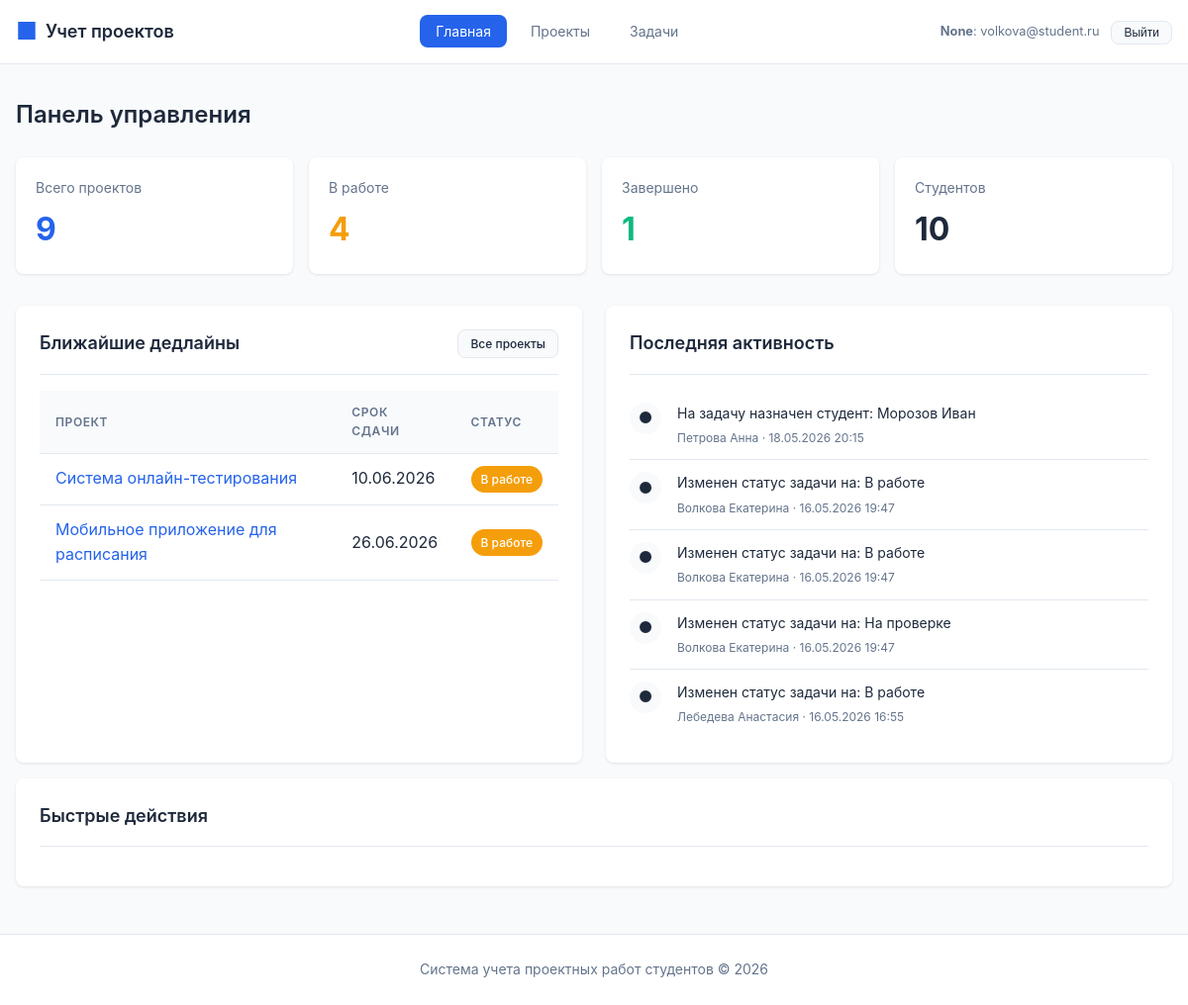
The app's page / (signed in), older data.
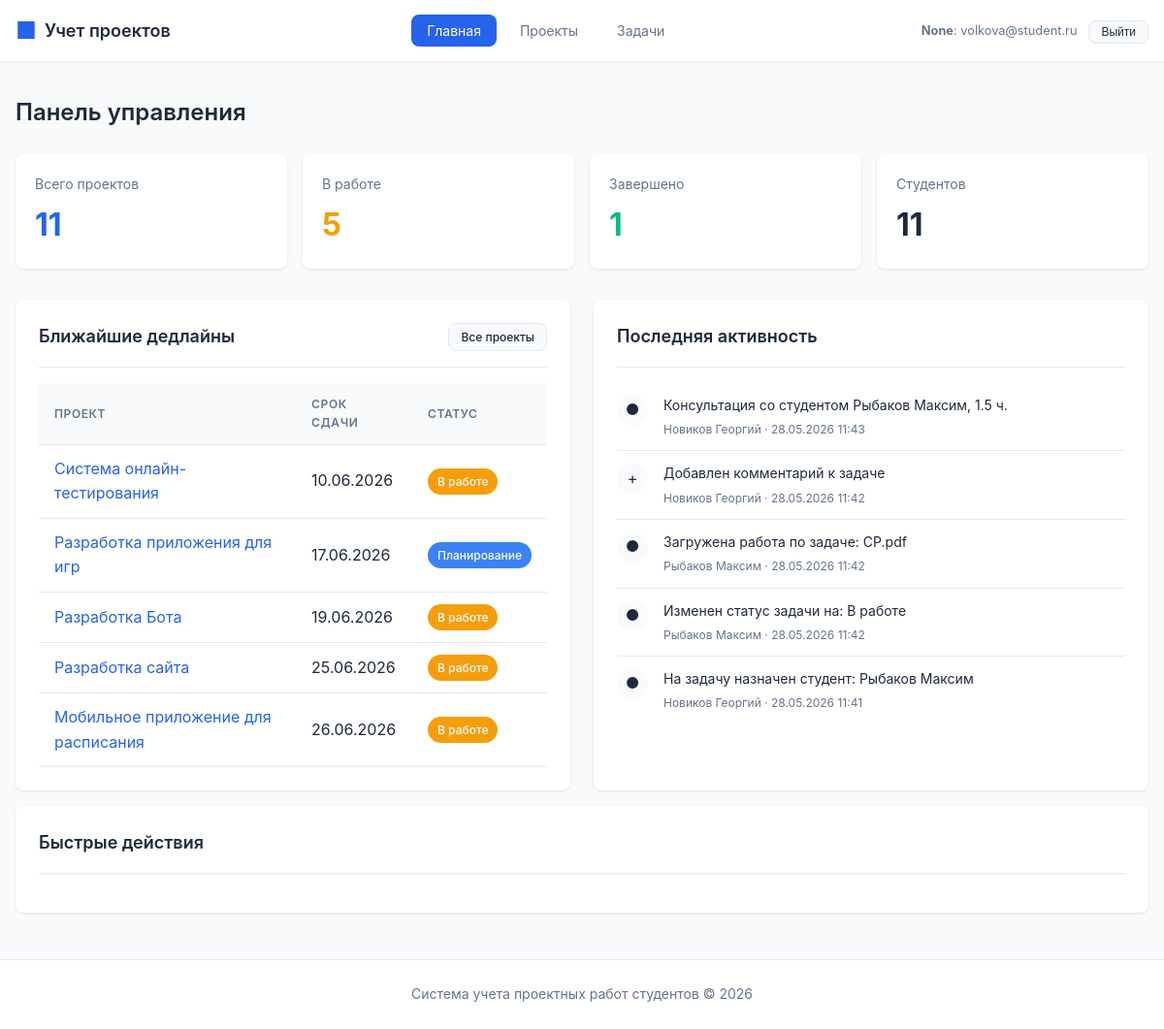
The same page, newer data.
### tables this page shows
CREATE TABLE project (
    id INTEGER PRIMARY KEY AUTOINCREMENT,
    title TEXT NOT NULL,
    description TEXT,
    start_date TEXT NOT NULL,
    end_date TEXT NOT NULL,
    status_id INTEGER REFERENCES project_status(id) ON DELETE SET NULL,
    supervisor_id INTEGER REFERENCES teacher(id) ON DELETE SET NULL,
    created_at TEXT DEFAULT CURRENT_TIMESTAMP,
    updated_at TEXT DEFAULT CURRENT_TIMESTAMP,
    CONSTRAINT valid_dates CHECK (end_date >= start_date)
);

CREATE TABLE project_status (
    id INTEGER PRIMARY KEY AUTOINCREMENT,
    name TEXT NOT NULL UNIQUE,
    description TEXT,
    color TEXT DEFAULT '#6B7280'
);

CREATE TABLE activity_feed (
    id INTEGER PRIMARY KEY AUTOINCREMENT,
    action_type TEXT NOT NULL,
    description TEXT NOT NULL,
    project_id INTEGER REFERENCES project(id) ON DELETE CASCADE,
    task_id INTEGER REFERENCES task(id) ON DELETE SET NULL,
    actor_student_id INTEGER REFERENCES student(id) ON DELETE SET NULL,
    actor_teacher_id INTEGER REFERENCES teacher(id) ON DELETE SET NULL,
    created_at TEXT DEFAULT CURRENT_TIMESTAMP
);

### routes/main.py (the view, shortened to what this page needs)
@main_bp.route('/')
def index():
    current_user = g.current_user
    user_role = current_user.get("role") if current_user else None
    is_teacher = user_role == ROLE_TEACHER
    is_student = user_role == ROLE_STUDENT
    teacher_id = current_user.get("id") if is_teacher else None
    student_id = current_user.get("id") if is_student else None
    if is_teacher:
        projects_stats = execute_query(
            """
            SELECT
                COUNT(*) as total,
                SUM(CASE WHEN ps.name = 'В работе' THEN 1 ELSE 0 END) as in_progress,
                SUM(CASE WHEN ps.name = 'Завершен' THEN 1 ELSE 0 END) as completed,
                SUM(CASE WHEN ps.name = 'Планирование' THEN 1 ELSE 0 END) as planning
            FROM project p
            LEFT JOIN project_status ps ON p.status_id = ps.id
            WHERE p.supervisor_id = %s
            """,
            (teacher_id,),
            fetch_one=True,
        )
        tasks_stats = execute_query(
            """
            SELECT
                COUNT(*) as total,
                SUM(CASE WHEN ts.name = 'В работе' THEN 1 ELSE 0 END) as in_progress,
                SUM(CASE WHEN ts.name = 'Выполнена' THEN 1 ELSE 0 END) as completed
            FROM task t
            LEFT JOIN task_status ts ON t.status_id = ts.id
            JOIN project p ON t.project_id = p.id
            WHERE p.supervisor_id = %s
            """,
            (teacher_id,),
            fetch_one=True,
        )
        people_stats = execute_query(
            """
            SELECT
                COUNT(DISTINCT pt.student_id) as students,
                1 as teachers
            FROM project p
            LEFT JOIN project_team pt ON pt.project_id = p.id
            WHERE p.supervisor_id = %s
            """,
            (teacher_id,),
            fetch_one=True,
        )
        activities = execute_query(
            """
            SELECT
                af.action_type,
                af.description,
                af.created_at,
                p.title as project_title,
                COALESCE(
                    s.last_name || ' ' || s.first_name,
                    t.last_name || ' ' || t.first_name
                ) as actor_name
            FROM activity_feed af
            JOIN project p ON af.project_id = p.id
            LEFT JOIN student s ON af.actor_student_id = s.id
            LEFT JOIN teacher t ON af.actor_teacher_id = t.id
            WHERE p.supervisor_id = %s
            ORDER BY af.created_at DESC
            LIMIT 5
            """,
            (teacher_id,),
            fetch_all=True,
        )
        upcoming_deadlines = execute_query(
            """
            SELECT
                p.id,
                p.title,
                p.end_date,
                ps.name as status,
                ps.color as status_color,
                t.last_name || ' ' || t.first_name as supervisor_name
            FROM project p
            LEFT JOIN project_status ps ON p.status_id = ps.id
            LEFT JOIN teacher t ON p.supervisor_id = t.id
            WHERE p.end_date >= CURRENT_DATE AND p.supervisor_id = %s
            ORDER BY p.end_date ASC
            LIMIT 5
            """,
            (teacher_id,),
            fetch_all=True,
        )
    else:
        projects_stats = execute_query("""
            SELECT
                COUNT(*) as total,
                SUM(CASE WHEN ps.name = 'В работе' THEN 1 ELSE 0 END) as in_progress,
                SUM(CASE WHEN ps.name = 'Завершен' THEN 1 ELSE 0 END) as completed,
                SUM(CASE WHEN ps.name = 'Планирование' THEN 1 ELSE 0 END) as planning
            FROM project p
            LEFT JOIN project_status ps ON p.status_id = ps.id
        """, fetch_one=True)
        tasks_stats = execute_query("""
            SELECT
                COUNT(*) as total,
                SUM(CASE WHEN ts.name = 'В работе' THEN 1 ELSE 0 END) as in_progress,
                SUM(CASE WHEN ts.name = 'Выполнена' THEN 1 ELSE 0 END) as completed
            FROM task t
            LEFT JOIN task_status ts ON t.status_id = ts.id
        """, fetch_one=True)
        people_stats = execute_query("""
            SELECT
                (SELECT COUNT(*) FROM student) as students,
                (SELECT COUNT(*) FROM teacher) as teachers
        """, fetch_one=True)
        activities = execute_query("""
            SELECT
                af.action_type,
                af.description,
                af.created_at,
                p.title as project_title,
                COALESCE(
                    s.last_name || ' ' || s.first_name,
                    t.last_name || ' ' || t.first_name
                ) as actor_name
            FROM activity_feed af
            LEFT JOIN project p ON af.project_id = p.id
            LEFT JOIN student s ON af.actor_student_id = s.id
            LEFT JOIN teacher t ON af.actor_teacher_id = t.id
            ORDER BY af.created_at DESC
            LIMIT 5
        """, fetch_all=True)
        upcoming_deadlines = execute_query("""
            SELECT
                p.id,
                p.title,
                p.end_date,
                ps.name as status,
                ps.color as status_color,
                t.last_name || ' ' || t.first_name as supervisor_name
            FROM project p
            LEFT JOIN project_status ps ON p.status_id = ps.id
            LEFT JOIN teacher t ON p.supervisor_id = t.id
            WHERE p.end_date >= CURRENT_DATE
            ORDER BY p.end_date ASC
            LIMIT 5
        """, fetch_all=True)
    return render_template('index.html',
                         projects_stats=projects_stats,
                         tasks_stats=tasks_stats,
                         people_stats=people_stats,
                         activities=activities,
                         upcoming_deadlines=upcoming_deadlines,
                         is_student_dashboard=is_student)

### database.py (called while the page is built)
def _parse_db_value(key, value):
    if not isinstance(value, str):
        return value
    if key.endswith("_at"):
        try:
            return datetime.fromisoformat(value)
        except ValueError:
            return value
    if key.endswith("_date") or key in DATE_FIELDS:
        try:
            return date.fromisoformat(value)
        except ValueError:
            return value
    return value

def _normalize_row(row):
    raw = dict(row)
    return {key: _parse_db_value(key, value) for key, value in raw.items()}

def get_db_connection():
    conn = sqlite3.connect(Config.SQLITE_PATH)
    conn.row_factory = sqlite3.Row
    conn.execute("PRAGMA foreign_keys = ON")
    return conn

### templates/index.html (shortened to what the changed rows need)
{% extends 'base.html' %}
{% block content %}
<div class="page-header">
    <h1 class="page-title">Панель управления</h1>
</div>
<div class="stats-grid">
    <div class="stat-card">
        <div class="stat-label">{% if is_student_dashboard %}Моих проектов{% else %}Всего проектов{% endif %}</div>
        <div class="stat-value primary">{{ projects_stats.total or 0 }}</div>
    </div>
    <div class="stat-card">
        <div class="stat-label">{% if is_student_dashboard %}Моих задач{% else %}В работе{% endif %}</div>
        <div class="stat-value warning">{% if is_student_dashboard %}{{ tasks_stats.total or 0 }}{% else %}{{
            projects_stats.in_progress or 0 }}{% endif %}</div>
    </div>
    <div class="stat-card">
        <div class="stat-label">{% if is_student_dashboard %}Однокомандников{% else %}Студентов{% endif %}</div>
        <div class="stat-value">{{ people_stats.students or 0 }}</div>
    </div>
</div>
<div class="detail-grid">
    <div class="card">
        <div class="card-header">
            <h2 class="card-title">{% if is_student_dashboard %}Мои ближайшие дедлайны{% else %}Ближайшие дедлайны{%
                endif %}</h2>
        </div>
        {% if upcoming_deadlines %}
        <div class="table-container">
            <table>
                <thead>
                    <tr>
                        <th>{% if is_student_dashboard %}Задача{% else %}Проект{% endif %}</th>
                        <th>Срок сдачи</th>
                        <th>Статус</th>
                    </tr>
                </thead>
                <tbody>
                    {% for project in upcoming_deadlines %}
                    <tr>
                        <td>
                            <a href="{{ url_for('tasks.view_task', task_id=project.id) if is_student_dashboard else url_for('projects.view_project', project_id=project.id) }}"
                                class="link">
                                {{ project.title }}
                            </a>
                        </td>
                        <td>{{ project.end_date.strftime('%d.%m.%Y') if project.end_date else '-' }}</td>
                        <td>
                            <span class="badge badge-status" {{ {'style': 'background-color: ' ~ (project.status_color or '#6B7280') } | xmlattr }}>
                                {{ project.status or 'Не указан' }}
                            </span>
                        </td>
                    </tr>
                    {% endfor %}
                </tbody>
            </table>
        </div>
        {% else %}
        <div class="empty-state">
            <p>Нет предстоящих дедлайнов</p>
        </div>
        {% endif %}
    </div>
    <div class="card">
        <div class="card-header">
            <h2 class="card-title">Последняя активность</h2>
        </div>
        {% if activities %}
        <ul class="activity-list">
            {% for activity in activities %}
            <li class="activity-item">
                <div class="activity-icon">
                    {% if 'created' in activity.action_type %}
                    &#43;
                    {% elif 'completed' in activity.action_type %}
                    &#10003;
                    {% else %}
                    &#9679;
                    {% endif %}
                </div>
                <div class="activity-content">
                    <div class="activity-text">{{ activity.description }}</div>
                    <div class="activity-time">
                        {{ activity.actor_name or 'Система' }} &middot;
                        {{ activity.created_at.strftime('%d.%m.%Y %H:%M') if activity.created_at else '' }}
                    </div>
                </div>
            </li>
            {% endfor %}
        </ul>
        {% else %}
        <div class="empty-state">
            <p>Нет записей активности</p>
        </div>
        {% endif %}
    </div>
</div>
<div class="card">
    <div class="card-header">
        <h2 class="card-title">Быстрые действия</h2>
    </div>
</div>
{% endblock %}

Row changes from the older to the newer data that the page shows:
no longer on this page (row unchanged): activity_feed: description "На задачу назначен студент: Морозов Иван", actor_name "Петрова Анна", created_at "18.05.2026 20:15"
no longer on this page (row unchanged): activity_feed: description "Изменен статус задачи на: В работе", actor_name "Волкова Екатерина", created_at "16.05.2026 19:47"
no longer on this page (row unchanged): activity_feed: description "Изменен статус задачи на: В работе", actor_name "Волкова Екатерина", created_at "16.05.2026 19:47"
no longer on this page (row unchanged): activity_feed: description "Изменен статус задачи на: На проверке", actor_name "Волкова Екатерина", created_at "16.05.2026 19:47"
removed activity_feed: description "Изменен статус задачи на: В работе", actor_name "Лебедева Анастасия", created_at "16.05.2026 16:55"
added project: title "Разработка приложения для игр", end_date "17.06.2026", name "Планирование"
added project: title "Разработка Бота", end_date "19.06.2026", name "В работе"
added project: title "Разработка сайта", end_date "25.06.2026", name "В работе"
added activity_feed: description "Консультация со студентом Рыбаков Максим, 1.5 ч.", actor_name "Новиков Георгий", created_at "28.05.2026 11:43"
added activity_feed: description "Добавлен комментарий к задаче", actor_name "Новиков Георгий", created_at "28.05.2026 11:42"
added activity_feed: description "Загружена работа по задаче: СР.pdf", actor_name "Рыбаков Максим", created_at "28.05.2026 11:42"
added activity_feed: description "Изменен статус задачи на: В работе", actor_name "Рыбаков Максим", created_at "28.05.2026 11:42"
added activity_feed: description "На задачу назначен студент: Рыбаков Максим", actor_name "Новиков Георгий", created_at "28.05.2026 11:41"
Text that changed along with them:
{{ projects_stats.total or 0 }}: "9" → "11"
{{ projects_stats.in_progress or 0 }}: "4" → "5"
{{ people_stats.students or 0 }}: "10" → "11"
